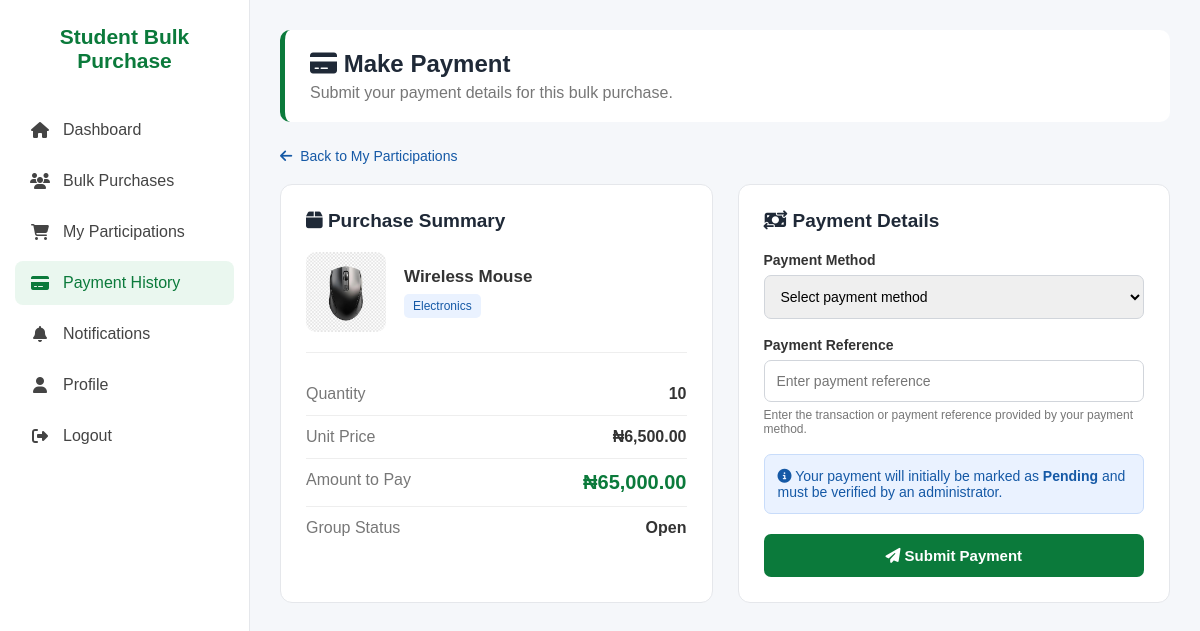
Screenshot of /student_bulk_purchase_system/student/payment.php?participant_id=1 (signed in) with the database file from the repository.
### tables this page shows
CREATE TABLE `bulk_purchase_participants` (
  `participant_id` int(11) NOT NULL,
  `bulk_purchase_id` int(11) NOT NULL,
  `student_id` int(11) NOT NULL,
  `quantity` int(11) NOT NULL COMMENT 'Number of units committed by this student',
  `unit_price` decimal(10,2) NOT NULL COMMENT 'Bulk price snapshot at the time of joining',
  `subtotal` decimal(10,2) NOT NULL COMMENT 'quantity multiplied by unit_price',
  `joined_at` timestamp NOT NULL DEFAULT current_timestamp(),
  `updated_at` timestamp NOT NULL DEFAULT current_timestamp() ON UPDATE current_timestamp(),
  `status` enum('joined','paid','cancelled') NOT NULL DEFAULT 'joined',
  `cancelled_at` datetime DEFAULT NULL
);

CREATE TABLE `products` (
  `product_id` int(11) NOT NULL,
  `supplier_id` int(11) NOT NULL,
  `name` varchar(255) NOT NULL,
  `description` text DEFAULT NULL,
  `category` varchar(100) NOT NULL,
  `unit_price` decimal(10,2) NOT NULL,
  `min_bulk_quantity` int(11) NOT NULL DEFAULT 10 COMMENT 'Minimum quantity for a bulk purchase',
  `image_url` varchar(500) DEFAULT NULL,
  `status` enum('available','unavailable','discontinued') NOT NULL DEFAULT 'available',
  `created_at` timestamp NOT NULL DEFAULT current_timestamp(),
  `updated_at` timestamp NOT NULL DEFAULT current_timestamp() ON UPDATE current_timestamp()
);

CREATE TABLE `bulk_purchases` (
  `bulk_purchase_id` int(11) NOT NULL,
  `product_id` int(11) NOT NULL,
  `created_by` int(11) NOT NULL COMMENT 'Administrator who created this group purchase',
  `target_quantity` int(11) NOT NULL COMMENT 'Total units required before the group order can proceed',
  `current_quantity` int(11) NOT NULL DEFAULT 0 COMMENT 'Cached total of non-cancelled participant quantities',
  `bulk_price` decimal(10,2) NOT NULL COMMENT 'Agreed price per unit for this group purchase',
  `start_date` datetime NOT NULL DEFAULT current_timestamp() COMMENT 'Date and time when students may join',
  `closing_date` datetime NOT NULL COMMENT 'Deadline for joining this group purchase',
  `status` enum('open','target_reached','closed','payment','confirmed','processing','shipped','delivered','cancelled') NOT NULL DEFAULT 'open' COMMENT 'Open accepts participants; target_reached is full and no longer accepts participants',
  `created_at` timestamp NOT NULL DEFAULT current_timestamp(),
  `updated_at` timestamp NOT NULL DEFAULT current_timestamp() ON UPDATE current_timestamp()
);

### student_bulk_purchase_system/student/payment.php (the view, shortened to what this page needs)
<?php
require_once "../config/database.php";
$user_id = (int) $_SESSION["user_id"];
$participant_id = isset($_GET["participant_id"])
    ? (int) $_GET["participant_id"]
    : 0;
$student_sql = "
    SELECT student_id, first_name, last_name
    FROM students
    WHERE user_id = ?
    LIMIT 1
";
$student_stmt = mysqli_prepare($conn, $student_sql);
mysqli_stmt_bind_param($student_stmt, "i", $user_id);
mysqli_stmt_execute($student_stmt);
$student_result = mysqli_stmt_get_result($student_stmt);
$student = mysqli_fetch_assoc($student_result);
$student_id = (int) $student["student_id"];
$sql = "
    SELECT
        bpp.participant_id,
        bpp.bulk_purchase_id,
        bpp.quantity,
        bpp.unit_price,
        bpp.subtotal,
        bpp.status AS participation_status,
        bp.status AS bulk_status,
        bp.target_quantity,
        bp.current_quantity,
        bp.closing_date,
        p.name AS product_name,
        p.category,
        p.image_url,
        pay.payment_id,
        pay.amount_paid,
        pay.payment_method,
        pay.payment_status,
        pay.payment_reference,
        pay.paid_at
    FROM bulk_purchase_participants bpp
    INNER JOIN bulk_purchases bp
        ON bpp.bulk_purchase_id = bp.bulk_purchase_id
    INNER JOIN products p
        ON bp.product_id = p.product_id
    LEFT JOIN payments pay
        ON bpp.participant_id = pay.participant_id
    WHERE bpp.participant_id = ?
    AND bpp.student_id = ?
    ORDER BY pay.payment_id DESC
    LIMIT 1
";
$stmt = mysqli_prepare($conn, $sql);
mysqli_stmt_bind_param(
    $stmt,
    "ii",
    $participant_id,
    $student_id
);
mysqli_stmt_execute($stmt);
$result = mysqli_stmt_get_result($stmt);
$participation = mysqli_fetch_assoc($result);
?>
<!DOCTYPE html>
<html lang="en">
<head>
    <link
        rel="stylesheet"
        href="https://cdnjs.cloudflare.com/ajax/libs/font-awesome/6.5.2/css/all.min.css"
    >
</head>
<body>
<div class="sidebar">
    <div class="logo">
        Student Bulk Purchase
    </div>
    <a href="dashboard.php">
        <i class="fa-solid fa-house"></i>
        <span>Dashboard</span>
    </a>
    <a href="bulk_purchases.php">
        <i class="fa-solid fa-users"></i>
        <span>Bulk Purchases</span>
    </a>
    <a href="my_participations.php">
        <i class="fa-solid fa-cart-shopping"></i>
        <span>My Participations</span>
    </a>
    <a href="payment_history.php" class="active">
        <i class="fa-solid fa-credit-card"></i>
        <span>Payment History</span>
    </a>
    <a href="notifications.php">
        <i class="fa-solid fa-bell"></i>
        <span>Notifications</span>
    </a>
    <a href="profile.php">
        <i class="fa-solid fa-user"></i>
        <span>Profile</span>
    </a>
    <a href="../auth/logout.php">
        <i class="fa-solid fa-right-from-bracket"></i>
        <span>Logout</span>
    </a>
</div>
<div class="main">
    <div class="topbar">
        <h1>
            <i class="fa-solid fa-credit-card"></i>
            Make Payment
        </h1>
        <p>
            Submit your payment details for this bulk purchase.
        </p>
    </div>
    <a
        href="my_participations.php"
        class="back"
    >
        <i class="fa-solid fa-arrow-left"></i>
        Back to My Participations
    </a>
    <div class="payment-container">
        <div class="card">
            <h2>
                <i class="fa-solid fa-box"></i>
                Purchase Summary
            </h2>
            <div class="product">
                <div class="product-image">
                    <?php if (!empty($participation["image_url"])): ?>
                        <img
                            src="/student_bulk_purchase_system/<?php echo htmlspecialchars(
                                $participation["image_url"]
                            ); ?>"
                            alt="Product"
                        >
                    <?php else: ?>
                        <i class="fa-solid fa-box"></i>
                    <?php endif; ?>
                </div>
                <div>
                    <h3>
                        <?php echo htmlspecialchars(
                            $participation["product_name"]
                        ); ?>
                    </h3>
                    <span class="category">
                        <?php echo htmlspecialchars(
                            $participation["category"]
                        ); ?>
                    </span>
                </div>
            </div>
            <div class="summary-row">
                <span class="label">
                    Quantity
                </span>
                <span class="value">
                    <?php echo (int) $participation["quantity"]; ?>
                </span>
            </div>
            <div class="summary-row">
                <span class="label">
                    Unit Price
                </span>
                <span class="value">
                    ₦<?php echo number_format(
                        $participation["unit_price"],
                        2
                    ); ?>
                </span>
            </div>
            <div class="summary-row">
                <span class="label">
                    Amount to Pay
                </span>
                <span class="value total">
                    ₦<?php echo number_format(
                        $participation["subtotal"],
                        2
                    ); ?>
                </span>
            </div>
            <div class="summary-row">
                <span class="label">
                    Group Status
                </span>
                <span class="value">
                    <?php
                    echo htmlspecialchars(
                        ucwords(
                            str_replace(
                                "_",
                                " ",
                                $participation["bulk_status"]
                            )
                        )
                    );
                    ?>
                </span>
            </div>
        </div>
        <div class="card">
            <h2>
                <i class="fa-solid fa-money-bill-transfer"></i>
                Payment Details
            </h2>
            <form
                method="POST"
                action="payment.php?participant_id=<?php echo $participant_id; ?>"
            >
                <div class="form-group">
                    <label for="payment_method">
                        Payment Method
                    </label>
                    <select
                        name="payment_method"
                        id="payment_method"
                        required
                    >
                        <option value="">
                            Select payment method
                        </option>
                    </select>
                </div>
                <div class="form-group">
                    <label for="payment_reference">
                        Payment Reference
                    </label>
                    <input
                        type="text"
                        name="payment_reference"
                        id="payment_reference"
                        placeholder="Enter payment reference"
                        maxlength="100"
                        required
                    >
                    <p class="help-text">
                        Enter the transaction or payment reference
                        provided by your payment method.
                    </p>
                </div>
                <div class="notice notice-info">
                    <i class="fa-solid fa-circle-info"></i>
                    Your payment will initially be marked as
                    <strong>Pending</strong> and must be verified
                    by an administrator.
                </div>
                <button
                    type="submit"
                    class="btn"
                >
                    <i class="fa-solid fa-paper-plane"></i>
                    Submit Payment
                </button>
            </form>
        </div>
    </div>
</div>
</body>
</html>

### student_bulk_purchase_system/student/payment.php (style rules this page uses)
* { box-sizing: border-box; margin: 0; padding: 0; }
body { font-family: Arial, sans-serif; background: #f5f7fa; color: #333; }
.sidebar { position: fixed; left: 0; top: 0; width: 250px; height: 100vh; background: #ffffff; border-right: 1px solid #e5e7eb; padding: 25px 15px; }
.logo { text-align: center; color: #0b7a3b; font-size: 21px; font-weight: bold; margin-bottom: 35px; }
.sidebar a { display: flex; align-items: center; gap: 13px; text-decoration: none; color: #444; padding: 13px 15px; margin-bottom: 7px; border-radius: 8px; }
.sidebar a:hover, .sidebar a.active { background: #eaf7ef; color: #0b7a3b; }
.sidebar a i { width: 20px; text-align: center; }
.main { margin-left: 250px; padding: 30px; }
.topbar { background: #ffffff; padding: 20px 25px; border-radius: 10px; margin-bottom: 25px; border-left: 5px solid #0b7a3b; }
.topbar h1 { font-size: 24px; color: #1f2937; }
.topbar p { margin-top: 6px; color: #777; }
.payment-container { max-width: 900px; margin: auto; display: grid; grid-template-columns: 1fr 1fr; gap: 25px; }
.card { background: #ffffff; border: 1px solid #e5e7eb; border-radius: 12px; padding: 25px; }
.card h2 { font-size: 19px; margin-bottom: 20px; color: #1f2937; }
.product { display: flex; gap: 18px; align-items: center; padding-bottom: 20px; margin-bottom: 20px; border-bottom: 1px solid #eee; }
.product-image { width: 80px; height: 80px; border-radius: 10px; background: #eef2f7; display: flex; justify-content: center; align-items: center; overflow: hidden; }
.product-image img { width: 100%; height: 100%; object-fit: cover; }
.product h3 { font-size: 17px; margin-bottom: 7px; }
.category { display: inline-block; background: #eaf2ff; color: #1559a6; padding: 5px 9px; border-radius: 5px; font-size: 12px; }
.summary-row { display: flex; justify-content: space-between; padding: 12px 0; border-bottom: 1px solid #eee; }
.summary-row:last-child { border-bottom: none; }
.label { color: #777; }
.value { font-weight: bold; }
.total { color: #0b7a3b; font-size: 20px; }
.form-group { margin-bottom: 18px; }
.form-group label { display: block; margin-bottom: 7px; font-weight: bold; font-size: 14px; }
.form-group select, .form-group input { width: 100%; padding: 12px; border: 1px solid #d1d5db; border-radius: 7px; font-size: 14px; outline: none; }
.help-text { margin-top: 6px; color: #777; font-size: 12px; }
.btn { width: 100%; padding: 13px; border: none; border-radius: 7px; background: #0b7a3b; color: white; font-size: 15px; font-weight: bold; cursor: pointer; }
.back { display: inline-flex; align-items: center; gap: 8px; text-decoration: none; color: #1559a6; margin-bottom: 20px; font-size: 14px; }
.notice { padding: 13px; border-radius: 7px; margin-bottom: 20px; font-size: 14px; }
.notice-info { background: #eaf2ff; color: #1559a6; border: 1px solid #c8dcfa; }

### rows the page displays
bulk_purchase_participants: products.image_url (picture), products.name "Wireless Mouse", products.category "Electronics", quantity "10", unit_price "6,500.00", subtotal "65,000.00", bulk_purchase.status "Open"
